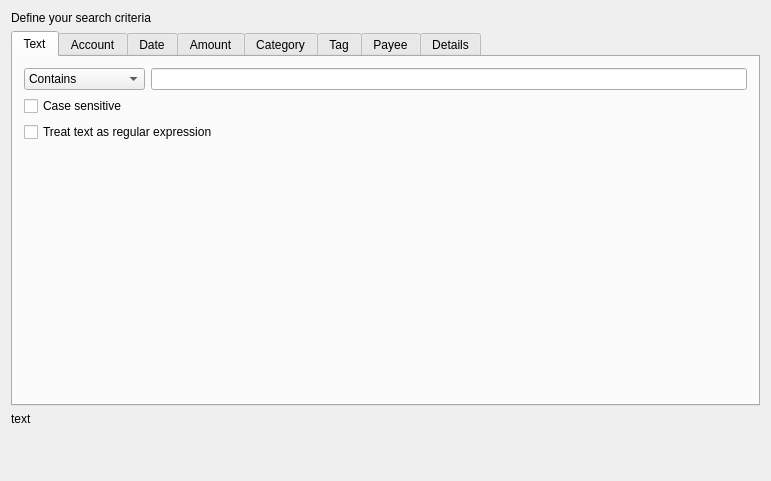
<?xml version="1.0" encoding="UTF-8"?>
<ui version="4.0">
 <class>KTransactionFilter</class>
 <widget class="QWidget" name="KTransactionFilter">
  <property name="geometry">
   <rect>
    <x>0</x>
    <y>0</y>
    <width>771</width>
    <height>481</height>
   </rect>
  </property>
  <property name="windowTitle">
   <string>Search transactions</string>
  </property>
  <property name="sizeGripEnabled" stdset="0">
   <bool>true</bool>
  </property>
  <layout class="QVBoxLayout" name="verticalLayout">
   <item>
    <widget class="QLabel" name="TextLabel1">
     <property name="text">
      <string>Define your search criteria</string>
     </property>
     <property name="wordWrap">
      <bool>false</bool>
     </property>
    </widget>
   </item>
   <item>
    <widget class="QTabWidget" name="m_criteriaTab">
     <property name="sizePolicy">
      <sizepolicy hsizetype="Preferred" vsizetype="Preferred">
       <horstretch>0</horstretch>
       <verstretch>3</verstretch>
      </sizepolicy>
     </property>
     <property name="currentIndex">
      <number>0</number>
     </property>
     <widget class="QWidget" name="m_textTab">
      <attribute name="title">
       <string>Text</string>
      </attribute>
      <layout class="QGridLayout">
       <item row="3" column="2">
        <spacer name="Spacer20">
         <property name="orientation">
          <enum>Qt::Vertical</enum>
         </property>
         <property name="sizeType">
          <enum>QSizePolicy::Expanding</enum>
         </property>
         <property name="sizeHint" stdset="0">
          <size>
           <width>16</width>
           <height>83</height>
          </size>
         </property>
        </spacer>
       </item>
       <item row="0" column="1" colspan="2">
        <widget class="KLineEdit" name="m_textEdit">
         <property name="sizePolicy">
          <sizepolicy hsizetype="Expanding" vsizetype="Fixed">
           <horstretch>1</horstretch>
           <verstretch>0</verstretch>
          </sizepolicy>
         </property>
         <property name="minimumSize">
          <size>
           <width>300</width>
           <height>0</height>
          </size>
         </property>
         <property name="showClearButton" stdset="0">
          <bool>true</bool>
         </property>
        </widget>
       </item>
       <item row="0" column="0">
        <widget class="KComboBox" name="m_textNegate">
         <item>
          <property name="text">
           <string>Contains</string>
          </property>
         </item>
         <item>
          <property name="text">
           <string>Does not contain</string>
          </property>
         </item>
        </widget>
       </item>
       <item row="2" column="0" colspan="3">
        <widget class="QCheckBox" name="m_regExp">
         <property name="text">
          <string>Treat text as regular expression</string>
         </property>
        </widget>
       </item>
       <item row="1" column="0" colspan="2">
        <widget class="QCheckBox" name="m_caseSensitive">
         <property name="text">
          <string>Case sensitive</string>
         </property>
        </widget>
       </item>
      </layout>
     </widget>
     <widget class="QWidget" name="m_accountTab">
      <attribute name="title">
       <string>Account</string>
      </attribute>
      <layout class="QVBoxLayout" name="_2">
       <property name="spacing">
        <number>6</number>
       </property>
       <property name="leftMargin">
        <number>11</number>
       </property>
       <property name="topMargin">
        <number>11</number>
       </property>
       <property name="rightMargin">
        <number>11</number>
       </property>
       <property name="bottomMargin">
        <number>11</number>
       </property>
       <item>
        <widget class="KMyMoneyAccountSelector" name="m_accountsView" native="true"/>
       </item>
      </layout>
     </widget>
     <widget class="QWidget" name="m_dateTab">
      <attribute name="title">
       <string>Date</string>
      </attribute>
      <layout class="QVBoxLayout" name="dateTabLayout">
       <item>
        <layout class="QHBoxLayout" name="dateRangeLayout">
         <item>
          <spacer name="Spacer25">
           <property name="orientation">
            <enum>Qt::Horizontal</enum>
           </property>
           <property name="sizeType">
            <enum>QSizePolicy::Expanding</enum>
           </property>
           <property name="sizeHint" stdset="0">
            <size>
             <width>40</width>
             <height>20</height>
            </size>
           </property>
          </spacer>
         </item>
        </layout>
       </item>
       <item>
        <spacer name="Spacer22">
         <property name="orientation">
          <enum>Qt::Vertical</enum>
         </property>
         <property name="sizeType">
          <enum>QSizePolicy::Expanding</enum>
         </property>
         <property name="sizeHint" stdset="0">
          <size>
           <width>20</width>
           <height>30</height>
          </size>
         </property>
        </spacer>
       </item>
      </layout>
     </widget>
     <widget class="QWidget" name="m_amountTab">
      <attribute name="title">
       <string>Amount</string>
      </attribute>
      <layout class="QVBoxLayout" name="_3">
       <item>
        <layout class="QHBoxLayout" name="_4">
         <item>
          <widget class="QFrame" name="frame">
           <property name="frameShape">
            <enum>QFrame::NoFrame</enum>
           </property>
           <property name="frameShadow">
            <enum>QFrame::Sunken</enum>
           </property>
           <layout class="QVBoxLayout" name="_5">
            <property name="leftMargin">
             <number>0</number>
            </property>
            <property name="topMargin">
             <number>0</number>
            </property>
            <property name="rightMargin">
             <number>0</number>
            </property>
            <property name="bottomMargin">
             <number>0</number>
            </property>
            <item>
             <widget class="QRadioButton" name="m_amountButton">
              <property name="text">
               <string>Search this amount</string>
              </property>
             </widget>
            </item>
            <item>
             <widget class="QRadioButton" name="m_amountRangeButton">
              <property name="text">
               <string>Search amount in the range</string>
              </property>
             </widget>
            </item>
           </layout>
          </widget>
         </item>
         <item>
          <layout class="QGridLayout" name="_6">
           <item row="2" column="1">
            <widget class="AmountEdit" name="m_amountToEdit" native="true">
             <property name="minimumSize">
              <size>
               <width>100</width>
               <height>0</height>
              </size>
             </property>
            </widget>
           </item>
           <item row="0" column="0">
            <widget class="QLabel" name="TextLabel9">
             <property name="text">
              <string/>
             </property>
             <property name="wordWrap">
              <bool>false</bool>
             </property>
            </widget>
           </item>
           <item row="2" column="0">
            <widget class="QLabel" name="TextLabel8">
             <property name="text">
              <string comment="to (amount)">to</string>
             </property>
             <property name="wordWrap">
              <bool>false</bool>
             </property>
            </widget>
           </item>
           <item row="0" column="1">
            <widget class="AmountEdit" name="m_amountEdit" native="true">
             <property name="minimumSize">
              <size>
               <width>100</width>
               <height>0</height>
              </size>
             </property>
            </widget>
           </item>
           <item row="1" column="0">
            <widget class="QLabel" name="TextLabel7">
             <property name="text">
              <string comment="from (amount)">from</string>
             </property>
             <property name="wordWrap">
              <bool>false</bool>
             </property>
            </widget>
           </item>
           <item row="1" column="1">
            <widget class="AmountEdit" name="m_amountFromEdit" native="true">
             <property name="minimumSize">
              <size>
               <width>100</width>
               <height>0</height>
              </size>
             </property>
            </widget>
           </item>
          </layout>
         </item>
         <item>
          <spacer name="Spacer28">
           <property name="orientation">
            <enum>Qt::Horizontal</enum>
           </property>
           <property name="sizeType">
            <enum>QSizePolicy::Expanding</enum>
           </property>
           <property name="sizeHint" stdset="0">
            <size>
             <width>16</width>
             <height>16</height>
            </size>
           </property>
          </spacer>
         </item>
        </layout>
       </item>
       <item>
        <spacer name="Spacer27">
         <property name="orientation">
          <enum>Qt::Vertical</enum>
         </property>
         <property name="sizeType">
          <enum>QSizePolicy::Expanding</enum>
         </property>
         <property name="sizeHint" stdset="0">
          <size>
           <width>16</width>
           <height>75</height>
          </size>
         </property>
        </spacer>
       </item>
      </layout>
     </widget>
     <widget class="QWidget" name="m_categoryTab">
      <attribute name="title">
       <string>Category</string>
      </attribute>
      <layout class="QVBoxLayout" name="_7">
       <item>
        <widget class="KMyMoneyAccountSelector" name="m_categoriesView" native="true"/>
       </item>
      </layout>
     </widget>
     <widget class="QWidget" name="m_tagTab">
      <attribute name="title">
       <string>Tag</string>
      </attribute>
      <layout class="QHBoxLayout" name="_8">
       <property name="spacing">
        <number>6</number>
       </property>
       <property name="leftMargin">
        <number>11</number>
       </property>
       <property name="topMargin">
        <number>11</number>
       </property>
       <property name="rightMargin">
        <number>11</number>
       </property>
       <property name="bottomMargin">
        <number>11</number>
       </property>
       <item>
        <layout class="QVBoxLayout" name="_9">
         <property name="spacing">
          <number>6</number>
         </property>
         <property name="leftMargin">
          <number>0</number>
         </property>
         <property name="topMargin">
          <number>0</number>
         </property>
         <property name="rightMargin">
          <number>0</number>
         </property>
         <property name="bottomMargin">
          <number>0</number>
         </property>
         <item>
          <widget class="QTreeWidget" name="m_tagsView">
           <property name="rootIsDecorated">
            <bool>false</bool>
           </property>
           <column>
            <property name="text">
             <string>Tag</string>
            </property>
           </column>
          </widget>
         </item>
         <item>
          <widget class="QCheckBox" name="m_emptyTagsButton">
           <property name="text">
            <string>Select transactions without tags</string>
           </property>
          </widget>
         </item>
         <item>
          <widget class="QCheckBox" name="m_andTagsButton">
           <property name="text">
            <string>Select transactions with all selected tags</string>
           </property>
          </widget>
         </item>
        </layout>
       </item>
       <item>
        <layout class="QVBoxLayout" name="_10">
         <property name="spacing">
          <number>6</number>
         </property>
         <property name="leftMargin">
          <number>0</number>
         </property>
         <property name="topMargin">
          <number>0</number>
         </property>
         <property name="rightMargin">
          <number>0</number>
         </property>
         <property name="bottomMargin">
          <number>0</number>
         </property>
         <item>
          <widget class="QPushButton" name="m_allTagsButton">
           <property name="text">
            <string>Select all</string>
           </property>
          </widget>
         </item>
         <item>
          <widget class="QPushButton" name="m_clearTagsButton">
           <property name="text">
            <string>Select none</string>
           </property>
          </widget>
         </item>
         <item>
          <spacer name="Spacer29">
           <property name="orientation">
            <enum>Qt::Vertical</enum>
           </property>
           <property name="sizeType">
            <enum>QSizePolicy::Expanding</enum>
           </property>
           <property name="sizeHint" stdset="0">
            <size>
             <width>0</width>
             <height>42</height>
            </size>
           </property>
          </spacer>
         </item>
        </layout>
       </item>
      </layout>
     </widget>
     <widget class="QWidget" name="m_payeeTab">
      <attribute name="title">
       <string>Payee</string>
      </attribute>
      <layout class="QHBoxLayout" name="_11">
       <property name="spacing">
        <number>6</number>
       </property>
       <property name="leftMargin">
        <number>11</number>
       </property>
       <property name="topMargin">
        <number>11</number>
       </property>
       <property name="rightMargin">
        <number>11</number>
       </property>
       <property name="bottomMargin">
        <number>11</number>
       </property>
       <item>
        <layout class="QVBoxLayout" name="_12">
         <property name="spacing">
          <number>6</number>
         </property>
         <property name="leftMargin">
          <number>0</number>
         </property>
         <property name="topMargin">
          <number>0</number>
         </property>
         <property name="rightMargin">
          <number>0</number>
         </property>
         <property name="bottomMargin">
          <number>0</number>
         </property>
         <item>
          <widget class="QTreeWidget" name="m_payeesView">
           <property name="rootIsDecorated">
            <bool>false</bool>
           </property>
           <column>
            <property name="text">
             <string>Payee</string>
            </property>
           </column>
          </widget>
         </item>
         <item>
          <widget class="QCheckBox" name="m_emptyPayeesButton">
           <property name="text">
            <string>Select transactions without payees</string>
           </property>
          </widget>
         </item>
        </layout>
       </item>
       <item>
        <layout class="QVBoxLayout" name="_13">
         <property name="spacing">
          <number>6</number>
         </property>
         <property name="leftMargin">
          <number>0</number>
         </property>
         <property name="topMargin">
          <number>0</number>
         </property>
         <property name="rightMargin">
          <number>0</number>
         </property>
         <property name="bottomMargin">
          <number>0</number>
         </property>
         <item>
          <widget class="QPushButton" name="m_allPayeesButton">
           <property name="text">
            <string>Select all</string>
           </property>
          </widget>
         </item>
         <item>
          <widget class="QPushButton" name="m_clearPayeesButton">
           <property name="text">
            <string>Select none</string>
           </property>
          </widget>
         </item>
         <item>
          <spacer name="Spacer291">
           <property name="orientation">
            <enum>Qt::Vertical</enum>
           </property>
           <property name="sizeType">
            <enum>QSizePolicy::Expanding</enum>
           </property>
           <property name="sizeHint" stdset="0">
            <size>
             <width>0</width>
             <height>42</height>
            </size>
           </property>
          </spacer>
         </item>
        </layout>
       </item>
      </layout>
     </widget>
     <widget class="QWidget" name="m_detailsTab">
      <attribute name="title">
       <string>Details</string>
      </attribute>
      <layout class="QVBoxLayout" name="_14">
       <item>
        <layout class="QHBoxLayout" name="_15">
         <item>
          <layout class="QGridLayout" name="_16">
           <item row="2" column="0">
            <widget class="QLabel" name="TextLabel11_2">
             <property name="text">
              <string>Validity</string>
             </property>
             <property name="wordWrap">
              <bool>false</bool>
             </property>
            </widget>
           </item>
           <item row="0" column="0">
            <widget class="QLabel" name="TextLabel10">
             <property name="text">
              <string>Type</string>
             </property>
             <property name="wordWrap">
              <bool>false</bool>
             </property>
            </widget>
           </item>
           <item row="1" column="1">
            <widget class="KComboBox" name="m_stateBox">
             <item>
              <property name="text">
               <string comment="@item reconciliation status">All states</string>
              </property>
             </item>
             <item>
              <property name="text">
               <string comment="@item reconciliation status">Not reconciled</string>
              </property>
             </item>
             <item>
              <property name="text">
               <string comment="@item reconciliation status">Cleared</string>
              </property>
             </item>
             <item>
              <property name="text">
               <string comment="@item reconciliation status">Reconciled</string>
              </property>
             </item>
            </widget>
           </item>
           <item row="0" column="1">
            <widget class="KComboBox" name="m_typeBox">
             <item>
              <property name="text">
               <string>All types</string>
              </property>
             </item>
             <item>
              <property name="text">
               <string>Payments</string>
              </property>
             </item>
             <item>
              <property name="text">
               <string>Deposits</string>
              </property>
             </item>
             <item>
              <property name="text">
               <string>Transfers</string>
              </property>
             </item>
            </widget>
           </item>
           <item row="2" column="1">
            <widget class="KComboBox" name="m_validityBox">
             <item>
              <property name="text">
               <string>Any transaction</string>
              </property>
             </item>
             <item>
              <property name="text">
               <string>Valid transaction</string>
              </property>
             </item>
             <item>
              <property name="text">
               <string>Invalid transaction</string>
              </property>
             </item>
            </widget>
           </item>
           <item row="1" column="0">
            <widget class="QLabel" name="TextLabel11">
             <property name="text">
              <string comment="@label reconciliation status">State</string>
             </property>
             <property name="wordWrap">
              <bool>false</bool>
             </property>
            </widget>
           </item>
          </layout>
         </item>
         <item>
          <spacer name="Spacer30">
           <property name="orientation">
            <enum>Qt::Horizontal</enum>
           </property>
           <property name="sizeType">
            <enum>QSizePolicy::Expanding</enum>
           </property>
           <property name="sizeHint" stdset="0">
            <size>
             <width>130</width>
             <height>20</height>
            </size>
           </property>
          </spacer>
         </item>
        </layout>
       </item>
       <item>
        <layout class="QHBoxLayout" name="_17">
         <item>
          <widget class="QFrame" name="frame_2">
           <property name="frameShape">
            <enum>QFrame::NoFrame</enum>
           </property>
           <layout class="QVBoxLayout" name="_18">
            <item>
             <widget class="QRadioButton" name="m_nrButton">
              <property name="text">
               <string>Search this number</string>
              </property>
             </widget>
            </item>
            <item>
             <widget class="QRadioButton" name="m_nrRangeButton">
              <property name="sizePolicy">
               <sizepolicy hsizetype="Minimum" vsizetype="Fixed">
                <horstretch>0</horstretch>
                <verstretch>0</verstretch>
               </sizepolicy>
              </property>
              <property name="text">
               <string>Search number in range</string>
              </property>
             </widget>
            </item>
           </layout>
          </widget>
         </item>
         <item>
          <layout class="QGridLayout" name="_19">
           <item row="0" column="0">
            <widget class="QLabel" name="TextLabel12">
             <property name="text">
              <string/>
             </property>
             <property name="wordWrap">
              <bool>false</bool>
             </property>
            </widget>
           </item>
           <item row="2" column="0">
            <widget class="QLabel" name="TextLabel14">
             <property name="text">
              <string comment="to (number)">to</string>
             </property>
             <property name="wordWrap">
              <bool>false</bool>
             </property>
            </widget>
           </item>
           <item row="2" column="1">
            <widget class="KMyMoneyLineEdit" name="m_nrToEdit" native="true"/>
           </item>
           <item row="0" column="1">
            <widget class="KMyMoneyLineEdit" name="m_nrEdit" native="true"/>
           </item>
           <item row="1" column="0">
            <widget class="QLabel" name="TextLabel13">
             <property name="text">
              <string comment="from (number)">from</string>
             </property>
             <property name="wordWrap">
              <bool>false</bool>
             </property>
            </widget>
           </item>
           <item row="1" column="1">
            <widget class="KMyMoneyLineEdit" name="m_nrFromEdit" native="true"/>
           </item>
          </layout>
         </item>
         <item>
          <spacer name="Spacer31">
           <property name="orientation">
            <enum>Qt::Horizontal</enum>
           </property>
           <property name="sizeType">
            <enum>QSizePolicy::Expanding</enum>
           </property>
           <property name="sizeHint" stdset="0">
            <size>
             <width>20</width>
             <height>20</height>
            </size>
           </property>
          </spacer>
         </item>
        </layout>
       </item>
       <item>
        <spacer name="Spacer32">
         <property name="orientation">
          <enum>Qt::Vertical</enum>
         </property>
         <property name="sizeType">
          <enum>QSizePolicy::Expanding</enum>
         </property>
         <property name="sizeHint" stdset="0">
          <size>
           <width>16</width>
           <height>16</height>
          </size>
         </property>
        </spacer>
       </item>
      </layout>
     </widget>
    </widget>
   </item>
   <item>
    <widget class="QLabel" name="m_selectedCriteria">
     <property name="text">
      <string>text</string>
     </property>
     <property name="alignment">
      <set>Qt::AlignTop</set>
     </property>
     <property name="wordWrap">
      <bool>false</bool>
     </property>
    </widget>
   </item>
   <item>
    <widget class="QLabel" name="m_transferWarning">
     <property name="font">
      <font>
       <weight>75</weight>
       <bold>true</bold>
      </font>
     </property>
     <property name="text">
      <string/>
     </property>
     <property name="wordWrap">
      <bool>false</bool>
     </property>
    </widget>
   </item>
   <item>
    <spacer name="spacer16">
     <property name="orientation">
      <enum>Qt::Vertical</enum>
     </property>
     <property name="sizeType">
      <enum>QSizePolicy::Expanding</enum>
     </property>
     <property name="sizeHint" stdset="0">
      <size>
       <width>20</width>
       <height>24</height>
      </size>
     </property>
    </spacer>
   </item>
  </layout>
 </widget>
 <layoutdefault spacing="6" margin="11"/>
 <customwidgets>
  <customwidget>
   <class>KLineEdit</class>
   <extends>QLineEdit</extends>
   <header>klineedit.h</header>
  </customwidget>
  <customwidget>
   <class>KComboBox</class>
   <extends>QComboBox</extends>
   <header>kcombobox.h</header>
  </customwidget>
  <customwidget>
   <class>KMyMoneyLineEdit</class>
   <extends>QWidget</extends>
   <header>../widgets/kmymoneylineedit.h</header>
  </customwidget>
  <customwidget>
   <class>KMyMoneyAccountSelector</class>
   <extends>QWidget</extends>
   <header location="global">../widgets/kmymoneyaccountselector.h</header>
  </customwidget>
  <customwidget>                                   
   <class>AmountEdit</class>
   <extends>QLineEdit</extends>                   
   <header location="global">amountedit.h</header>
  </customwidget>
 </customwidgets>
 <resources/>
 <connections/>
</ui>
